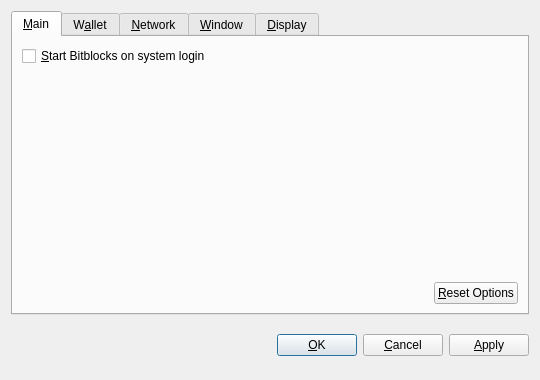
<?xml version="1.0" encoding="UTF-8"?>
<ui version="4.0">
 <class>OptionsDialog</class>
 <widget class="QDialog" name="OptionsDialog">
  <property name="geometry">
   <rect>
    <x>0</x>
    <y>0</y>
    <width>540</width>
    <height>380</height>
   </rect>
  </property>
  <property name="windowTitle">
   <string>Options</string>
  </property>
  <property name="modal">
   <bool>true</bool>
  </property>
  <layout class="QVBoxLayout" name="verticalLayout">
   <item>
    <widget class="QTabWidget" name="tabWidget">
     <property name="tabPosition">
      <enum>QTabWidget::North</enum>
     </property>
     <property name="currentIndex">
      <number>0</number>
     </property>
     <widget class="QWidget" name="tabMain">
      <attribute name="title">
       <string>&amp;Main</string>
      </attribute>
      <layout class="QVBoxLayout" name="verticalLayout_Main">
       <item>
        <widget class="QCheckBox" name="bitcoinAtStartup">
         <property name="toolTip">
          <string>Automatically start Bitblocks after logging in to the system.</string>
         </property>
         <property name="text">
          <string>&amp;Start Bitblocks on system login</string>
         </property>
        </widget>
       </item>
       <item>
        <spacer name="verticalSpacer_Main">
         <property name="orientation">
          <enum>Qt::Vertical</enum>
         </property>
         <property name="sizeHint" stdset="0">
          <size>
           <width>20</width>
           <height>40</height>
          </size>
         </property>
        </spacer>
       </item>
       <item>
        <layout class="QHBoxLayout" name="horizontalLayout_2_Main">
         <item>
          <spacer name="horizontalSpacer_2_Main">
           <property name="orientation">
            <enum>Qt::Horizontal</enum>
           </property>
           <property name="sizeHint" stdset="0">
            <size>
             <width>40</width>
             <height>20</height>
            </size>
           </property>
          </spacer>
         </item>
         <item>
          <widget class="QPushButton" name="resetButton">
           <property name="toolTip">
            <string>Reset all client options to default.</string>
           </property>
           <property name="text">
            <string>&amp;Reset Options</string>
           </property>
           <property name="autoDefault">
            <bool>false</bool>
           </property>
          </widget>
         </item>
        </layout>
       </item>
      </layout>
     </widget>
     <widget class="QWidget" name="tabWallet">
      <attribute name="title">
       <string>W&amp;allet</string>
      </attribute>
      <layout class="QVBoxLayout" name="verticalLayout_Network">
       <item>
        <widget class="QLabel" name="transactionFeeInfoLabel">
         <property name="text">
          <string>Optional transaction fee per kB that helps make sure your transactions are processed quickly. Most transactions are 1 kB.</string>
         </property>
         <property name="textFormat">
          <enum>Qt::PlainText</enum>
         </property>
         <property name="wordWrap">
          <bool>true</bool>
         </property>
        </widget>
       </item>
       <item>
        <layout class="QHBoxLayout" name="horizontalLayout_1_Main">
         <item>
          <widget class="QLabel" name="transactionFeeLabel">
           <property name="text">
            <string>Pay transaction &amp;fee</string>
           </property>
           <property name="textFormat">
            <enum>Qt::PlainText</enum>
           </property>
           <property name="buddy">
            <cstring>transactionFee</cstring>
           </property>
          </widget>
         </item>
         <item>
          <widget class="BitcoinAmountField" name="transactionFee"/>
         </item>
         <item>
          <spacer name="horizontalSpacer_1_Main">
           <property name="orientation">
            <enum>Qt::Horizontal</enum>
           </property>
           <property name="sizeHint" stdset="0">
            <size>
             <width>40</width>
             <height>20</height>
            </size>
           </property>
          </spacer>
         </item>
        </layout>
       </item>
       <item>
        <widget class="QLabel" name="label">
         <property name="text">
          <string>If you disable the spending of unconfirmed change, the change from a transaction cannot be used until that transaction has at least one confirmation. This also affects how your balance is computed.</string>
         </property>
         <property name="wordWrap">
          <bool>true</bool>
         </property>
        </widget>
       </item>
       <item>
        <widget class="QCheckBox" name="spendZeroConfChange">
         <property name="text">
          <string>Spend unconfirmed change  (experts only)</string>
         </property>
        </widget>
       </item>
       <item>
        <spacer name="verticalSpacer">
         <property name="orientation">
          <enum>Qt::Vertical</enum>
         </property>
         <property name="sizeHint" stdset="0">
          <size>
           <width>20</width>
           <height>40</height>
          </size>
         </property>
        </spacer>
       </item>
      </layout>
     </widget>
     <widget class="QWidget" name="tabNetwork">
      <attribute name="title">
       <string>&amp;Network</string>
      </attribute>
      <layout class="QVBoxLayout" name="verticalLayout_Network">
       <item>
        <widget class="QCheckBox" name="mapPortUpnp">
         <property name="toolTip">
          <string>Automatically open the Bitblocks client port on the router. This only works when your router supports UPnP and it is enabled.</string>
         </property>
         <property name="text">
          <string>Map port using &amp;UPnP</string>
         </property>
        </widget>
       </item>
       <item>
        <widget class="QCheckBox" name="connectSocks">
         <property name="toolTip">
          <string>Connect to the Bitblocks network through a SOCKS proxy (e.g. when connecting through Tor).</string>
         </property>
         <property name="text">
          <string>&amp;Connect through SOCKS proxy:</string>
         </property>
        </widget>
       </item>
       <item>
        <layout class="QHBoxLayout" name="horizontalLayout_Network">
         <item>
          <widget class="QLabel" name="proxyIpLabel">
           <property name="text">
            <string>Proxy &amp;IP:</string>
           </property>
           <property name="textFormat">
            <enum>Qt::PlainText</enum>
           </property>
           <property name="buddy">
            <cstring>proxyIp</cstring>
           </property>
          </widget>
         </item>
         <item>
          <widget class="QValidatedLineEdit" name="proxyIp">
           <property name="maximumSize">
            <size>
             <width>140</width>
             <height>16777215</height>
            </size>
           </property>
           <property name="toolTip">
            <string>IP address of the proxy (e.g. 127.0.0.1)</string>
           </property>
          </widget>
         </item>
         <item>
          <widget class="QLabel" name="proxyPortLabel">
           <property name="text">
            <string>&amp;Port:</string>
           </property>
           <property name="textFormat">
            <enum>Qt::PlainText</enum>
           </property>
           <property name="buddy">
            <cstring>proxyPort</cstring>
           </property>
          </widget>
         </item>
         <item>
          <widget class="QLineEdit" name="proxyPort">
           <property name="maximumSize">
            <size>
             <width>55</width>
             <height>16777215</height>
            </size>
           </property>
           <property name="toolTip">
            <string>Port of the proxy (e.g. 9050)</string>
           </property>
          </widget>
         </item>
         <item>
          <widget class="QLabel" name="socksVersionLabel">
           <property name="text">
            <string>SOCKS &amp;Version:</string>
           </property>
           <property name="textFormat">
            <enum>Qt::PlainText</enum>
           </property>
           <property name="buddy">
            <cstring>socksVersion</cstring>
           </property>
          </widget>
         </item>
         <item>
          <widget class="QValueComboBox" name="socksVersion">
           <property name="toolTip">
            <string>SOCKS version of the proxy (e.g. 5)</string>
           </property>
          </widget>
         </item>
         <item>
          <spacer name="horizontalSpacer_Network">
           <property name="orientation">
            <enum>Qt::Horizontal</enum>
           </property>
           <property name="sizeHint" stdset="0">
            <size>
             <width>40</width>
             <height>20</height>
            </size>
           </property>
          </spacer>
         </item>
        </layout>
       </item>
       <item>
        <spacer name="verticalSpacer_Network">
         <property name="orientation">
          <enum>Qt::Vertical</enum>
         </property>
         <property name="sizeHint" stdset="0">
          <size>
           <width>20</width>
           <height>40</height>
          </size>
         </property>
        </spacer>
       </item>
      </layout>
     </widget>
     <widget class="QWidget" name="tabWindow">
      <attribute name="title">
       <string>&amp;Window</string>
      </attribute>
      <layout class="QVBoxLayout" name="verticalLayout_Window">
       <item>
        <widget class="QCheckBox" name="minimizeToTray">
         <property name="toolTip">
          <string>Show only a tray icon after minimizing the window.</string>
         </property>
         <property name="text">
          <string>&amp;Minimize to the tray instead of the taskbar</string>
         </property>
        </widget>
       </item>
       <item>
        <widget class="QCheckBox" name="minimizeOnClose">
         <property name="toolTip">
          <string>Minimize instead of exit the application when the window is closed. When this option is enabled, the application will be closed only after selecting Quit in the menu.</string>
         </property>
         <property name="text">
          <string>M&amp;inimize on close</string>
         </property>
        </widget>
       </item>
       <item>
        <spacer name="verticalSpacer_Window">
         <property name="orientation">
          <enum>Qt::Vertical</enum>
         </property>
         <property name="sizeHint" stdset="0">
          <size>
           <width>20</width>
           <height>40</height>
          </size>
         </property>
        </spacer>
       </item>
      </layout>
     </widget>
     <widget class="QWidget" name="tabDisplay">
      <attribute name="title">
       <string>&amp;Display</string>
      </attribute>
      <layout class="QVBoxLayout" name="verticalLayout_Display">
       <item>
        <layout class="QHBoxLayout" name="horizontalLayout_1_Display">
         <item>
          <widget class="QLabel" name="langLabel">
           <property name="text">
            <string>User Interface &amp;language:</string>
           </property>
           <property name="textFormat">
            <enum>Qt::PlainText</enum>
           </property>
           <property name="buddy">
            <cstring>lang</cstring>
           </property>
          </widget>
         </item>
         <item>
          <widget class="QValueComboBox" name="lang">
           <property name="toolTip">
            <string>The user interface language can be set here. This setting will take effect after restarting Bitblocks.</string>
           </property>
          </widget>
         </item>
        </layout>
       </item>
       <item>
        <layout class="QHBoxLayout" name="horizontalLayout_2_Display">
         <item>
          <widget class="QLabel" name="unitLabel">
           <property name="text">
            <string>&amp;Unit to show amounts in:</string>
           </property>
           <property name="textFormat">
            <enum>Qt::PlainText</enum>
           </property>
           <property name="buddy">
            <cstring>unit</cstring>
           </property>
          </widget>
         </item>
         <item>
          <widget class="QValueComboBox" name="unit">
           <property name="toolTip">
            <string>Choose the default subdivision unit to show in the interface and when sending coins.</string>
           </property>
          </widget>
         </item>
        </layout>
       </item>
       <item>
        <widget class="QCheckBox" name="displayAddresses">
         <property name="toolTip">
          <string>Whether to show Bitblocks addresses in the transaction list or not.</string>
         </property>
         <property name="text">
          <string>&amp;Display addresses in transaction list</string>
         </property>
        </widget>
       </item>
       <item>
        <widget class="QCheckBox" name="coinControlFeatures">
         <property name="toolTip">
          <string>Whether to show coin control features or not.</string>
         </property>
         <property name="text">
          <string>Display coin &amp;control features (experts only!)</string>
         </property>
        </widget>
       </item>
       <item>
        <spacer name="verticalSpacer_Display">
         <property name="orientation">
          <enum>Qt::Vertical</enum>
         </property>
         <property name="sizeHint" stdset="0">
          <size>
           <width>20</width>
           <height>40</height>
          </size>
         </property>
        </spacer>
       </item>
      </layout>
     </widget>
    </widget>
   </item>
   <item>
    <layout class="QHBoxLayout" name="horizontalLayout_Buttons">
     <item>
      <spacer name="horizontalSpacer_1">
       <property name="orientation">
        <enum>Qt::Horizontal</enum>
       </property>
       <property name="sizeHint" stdset="0">
        <size>
         <width>40</width>
         <height>48</height>
        </size>
       </property>
      </spacer>
     </item>
     <item>
      <widget class="QLabel" name="statusLabel">
       <property name="font">
        <font>
         <weight>75</weight>
         <bold>true</bold>
        </font>
       </property>
       <property name="text">
        <string/>
       </property>
       <property name="textFormat">
        <enum>Qt::PlainText</enum>
       </property>
       <property name="wordWrap">
        <bool>true</bool>
       </property>
      </widget>
     </item>
     <item>
      <spacer name="horizontalSpacer_2">
       <property name="orientation">
        <enum>Qt::Horizontal</enum>
       </property>
       <property name="sizeHint" stdset="0">
        <size>
         <width>40</width>
         <height>48</height>
        </size>
       </property>
      </spacer>
     </item>
     <item>
      <widget class="QPushButton" name="okButton">
       <property name="text">
        <string>&amp;OK</string>
       </property>
      </widget>
     </item>
     <item>
      <widget class="QPushButton" name="cancelButton">
       <property name="text">
        <string>&amp;Cancel</string>
       </property>
       <property name="autoDefault">
        <bool>false</bool>
       </property>
      </widget>
     </item>
     <item>
      <widget class="QPushButton" name="applyButton">
       <property name="text">
        <string>&amp;Apply</string>
       </property>
       <property name="autoDefault">
        <bool>false</bool>
       </property>
      </widget>
     </item>
    </layout>
   </item>
  </layout>
 </widget>
 <customwidgets>
  <customwidget>
   <class>BitcoinAmountField</class>
   <extends>QSpinBox</extends>
   <header>bitcoinamountfield.h</header>
  </customwidget>
  <customwidget>
   <class>QValueComboBox</class>
   <extends>QComboBox</extends>
   <header>qvaluecombobox.h</header>
  </customwidget>
  <customwidget>
   <class>QValidatedLineEdit</class>
   <extends>QLineEdit</extends>
   <header>qvalidatedlineedit.h</header>
  </customwidget>
 </customwidgets>
 <resources/>
 <connections/>
</ui>
